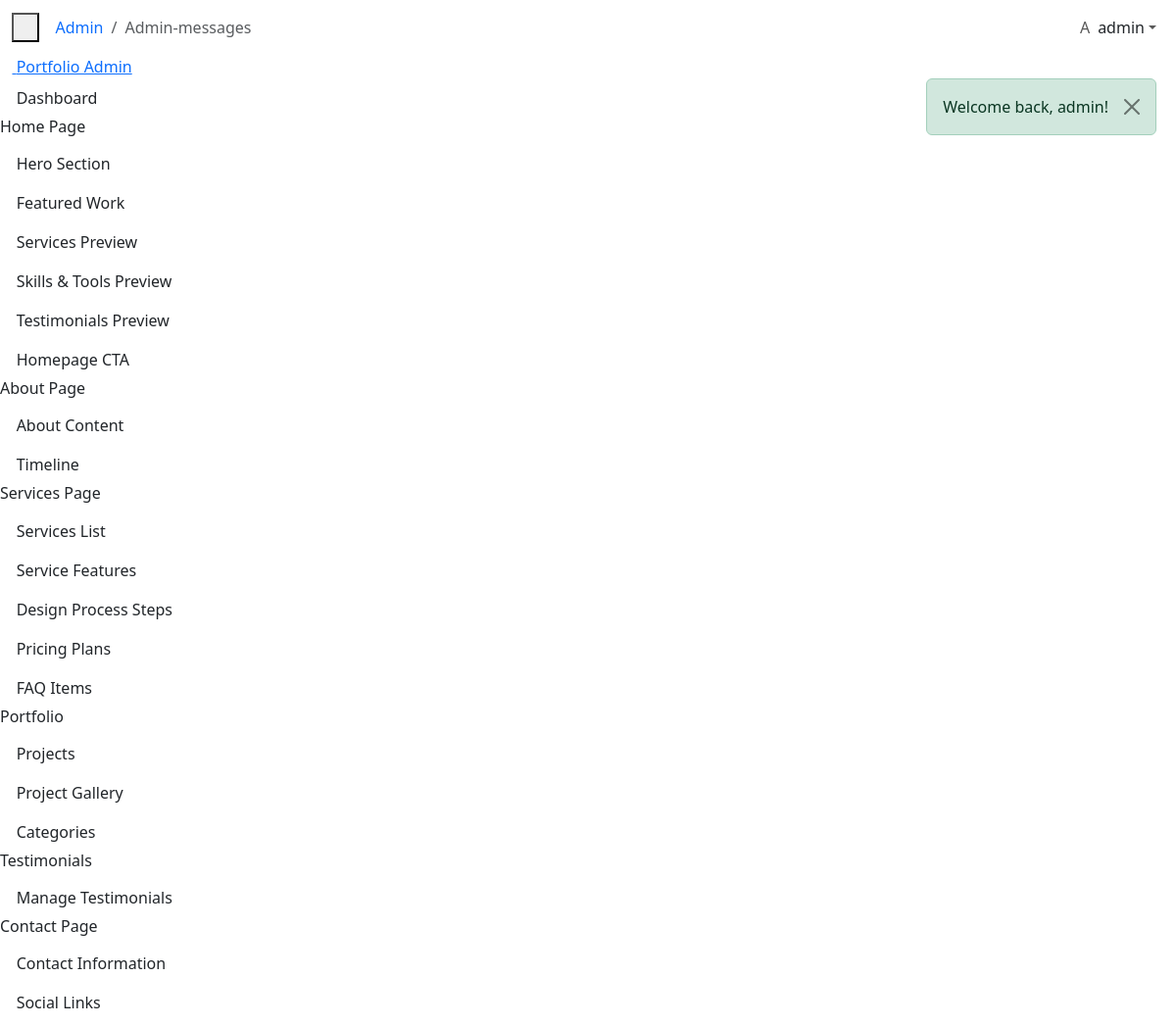
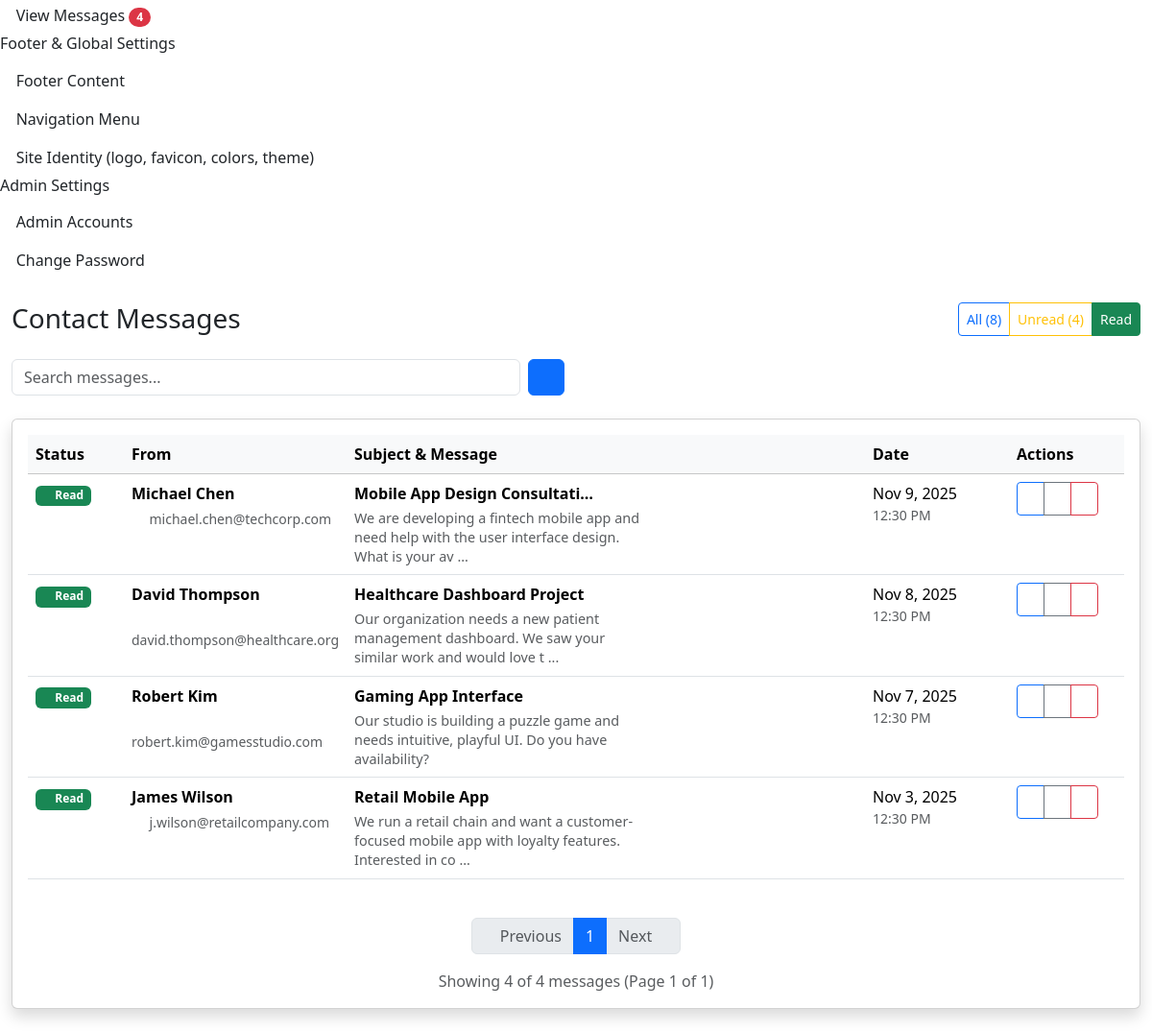
Screenshot of /public/admin/messages?filter=read (signed in) with the database file from the repository (2 pictures, top to bottom).
### tables this page shows
CREATE TABLE messages (
    id INT NOT NULL AUTO_INCREMENT,
    name VARCHAR(150) NOT NULL,
    email VARCHAR(150) NOT NULL,
    subject VARCHAR(200) NOT NULL,
    message TEXT NOT NULL,
    is_read TINYINT(1) NOT NULL DEFAULT 0,
    responded_at TIMESTAMP NULL DEFAULT NULL,
    created_at TIMESTAMP DEFAULT CURRENT_TIMESTAMP,
    PRIMARY KEY (id),
    INDEX idx_messages_created_at (created_at),
    INDEX idx_messages_is_read (is_read)
);

### app/views/admin/messages.php (the view, shortened to what the rows shown need)
<div class="container-fluid py-4">
    <div class="row">
        <div class="col-12">
            <div class="d-flex justify-content-between align-items-center mb-4">
                <h1 class="h3 mb-0">Contact Messages</h1>
            </div>
        </div>
    </div>
    <div class="row">
        <div class="col-12">
            <div class="card shadow">
                <div class="card-body">
                    <?php if (!empty($messages)): ?>
                        <div class="table-responsive">
                            <table class="table table-hover">
                                <thead class="table-light">
                                    <tr>
                                        <th width="100">Status</th>
                                        <th width="200">From</th>
                                        <th>Subject & Message</th>
                                        <th width="150">Date</th>
                                        <th width="120">Actions</th>
                                    </tr>
                                </thead>
                                <tbody>
                                    <?php foreach ($messages as $message): ?>
                                        <tr class="<?= $message['is_read'] ? '' : 'table-warning' ?>">
                                            <td>
                                                <?php if ($message['is_read']): ?>
                                                    <span class="badge bg-success">
                                                        <i class="bi bi-check-circle"></i> Read
                                                    </span>
                                                <?php else: ?>
                                                    <span class="badge bg-warning">
                                                        <i class="bi bi-exclamation-circle"></i> Unread
                                                    </span>
                                                <?php endif; ?>
                                            </td>
                                            <td>
                                                <div class="d-flex flex-column">
                                                    <strong class="mb-1"><?= htmlspecialchars($message['name']) ?></strong>
                                                    <small class="text-muted">
                                                        <i class="bi bi-envelope me-1"></i>
                                                        <?= htmlspecialchars($message['email']) ?>
                                                    </small>
                                                </div>
                                            </td>
                                            <td>
                                                <div class="message-content">
                                                    <div class="message-subject fw-bold mb-1">
                                                        <?= htmlspecialchars($message['subject']) ?>
                                                    </div>
                                                    <div class="message-preview text-muted">
                                                        <?= htmlspecialchars(substr($message['message'], 0, 100)) ?>
                                                        <?= strlen($message['message']) > 100 ? '...' : '' ?>
                                                    </div>
                                                </div>
                                            </td>
                                            <td>
                                                <div class="d-flex flex-column">
                                                    <span class="fw-medium"><?= date('M j, Y', strtotime($message['created_at'])) ?></span>
                                                    <small class="text-muted"><?= date('g:i A', strtotime($message['created_at'])) ?></small>
                                                </div>
                                            </td>
                                            <td>
                                                <div class="btn-group btn-group-sm" role="group">
                                                    <a href="<?= url('admin/messages/' . $message['id']) ?>"
                                                       class="btn btn-outline-primary"
                                                       data-bs-toggle="tooltip" title="View Details">
                                                        <i class="bi bi-eye"></i>
                                                    </a>
                                                    <button type="button"
                                                            class="btn btn-outline-secondary"
                                                            onclick="toggleReadStatus(<?= $message['id'] ?>, <?= $message['is_read'] ? 'false' : 'true' ?>)"
                                                            data-bs-toggle="tooltip"
                                                            title="<?= $message['is_read'] ? 'Mark as Unread' : 'Mark as Read' ?>">
                                                        <i class="bi bi-<?= $message['is_read'] ? 'envelope' : 'envelope-open' ?>"></i>
                                                    </button>
                                                    <button type="button"
                                                            class="btn btn-outline-danger"
                                                            onclick="deleteMessage(<?= $message['id'] ?>)"
                                                            data-bs-toggle="tooltip" title="Delete">
                                                        <i class="bi bi-trash"></i>
                                                    </button>
                                                </div>
                                            </td>
                                        </tr>
                                    <?php endforeach; ?>
                                </tbody>
                            </table>
                        </div>
                    <?php endif; ?>
                </div>
            </div>
        </div>
    </div>
</div>

### rows the page displays
messages: is_read 1 (drawn), name "Michael Chen", email "michael.chen@techcorp.com", subject "Mobile App Design Consultati…", message "We are developing a fintech mobile app and need help with the user interface design. What is your av", created_at "Nov 9, 2025", created_at "12:30 PM"
messages: is_read 1 (drawn), name "David Thompson", email "david.thompson@healthcare.org", subject "Healthcare Dashboard Project", message "Our organization needs a new patient management dashboard. We saw your similar work and would love t", created_at "Nov 8, 2025", created_at "12:30 PM"
messages: is_read 1 (drawn), name "Robert Kim", email "robert.kim@gamesstudio.com", subject "Gaming App Interface", message "Our studio is building a puzzle game and needs intuitive, playful UI. Do you have availability?", created_at "Nov 7, 2025", created_at "12:30 PM"
messages: is_read 1 (drawn), name "James Wilson", email "j.wilson@retailcompany.com", subject "Retail Mobile App", message "We run a retail chain and want a customer-focused mobile app with loyalty features. Interested in co", created_at "Nov 3, 2025", created_at "12:30 PM"

### other values shown
$page "Admin-messages"
$currentUserInitial "A"
$currentUser['username'] "admin"
$unread_messages "4"
$message "Welcome back, admin!"
$total_messages "8"
count($messages) "4"
$pagination['total'] "4"
$pagination['current_page'] "1"
$pagination['total_pages'] "1"
